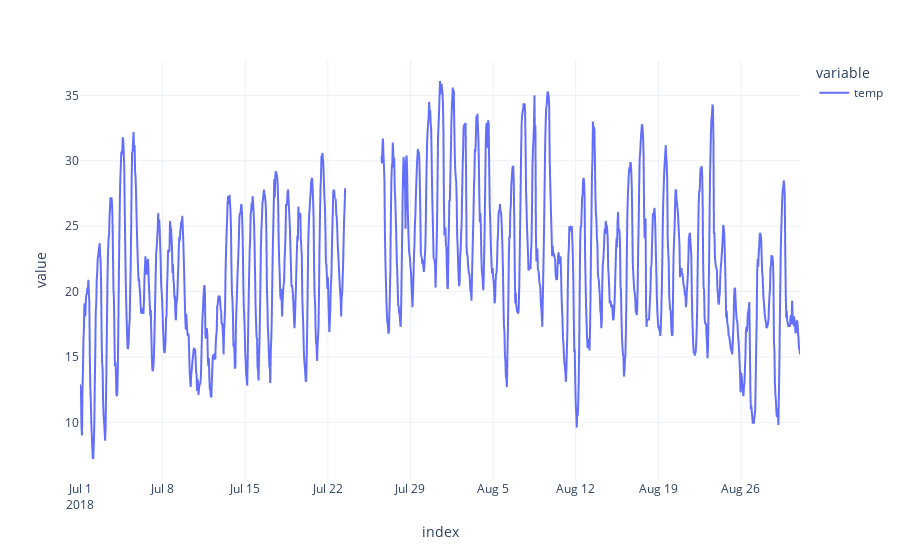

Notebook cell for this chart:
### Markdown cell above
## Get hourly Data

### Code cell
hourly_data = data_tools.get_hourly_station("D1051")
fig = px.line(hourly_data["temp"], template="plotly_white")
fig.show()

### Figure 1 — Plotly figure (JSON) as saved in the notebook; plotly's stock layout.template omitted (floating-point values rounded to 4 significant figures; data arrays with more than 128 entries replaced by an {"elided": "..."} marker saying what was removed)
{"data": [{"hovertemplate": "variable=temp<br>index=%{x}<br>value=%{y}<extra></extra>", "legendgroup": "temp", "line": {"color": "#636efa", "dash": "solid"}, "marker": {"symbol": "circle"}, "mode": "lines", "name": "temp", "showlegend": true, "type": "scattergl", "x": {"elided": "1465 str values"}, "xaxis": "x", "y": {"elided": "1465 float values"}, "yaxis": "y"}], "layout": {"legend": {"title": {"text": "variable"}, "tracegroupgap": 0}, "margin": {"t": 60}, "xaxis": {"anchor": "y", "domain": [0, 1], "title": {"text": "index"}}, "yaxis": {"anchor": "x", "domain": [0, 1], "title": {"text": "value"}}}}
